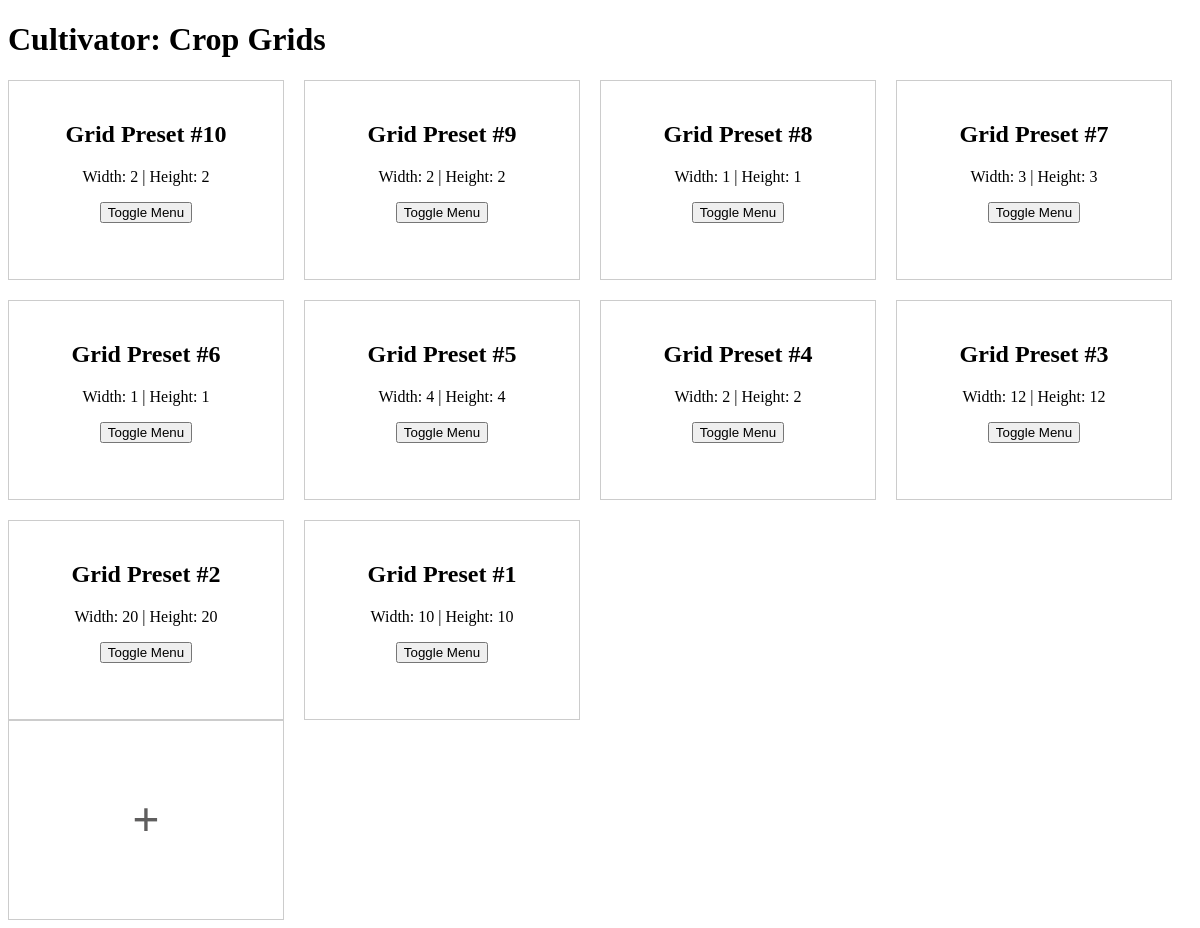
Before: / with the older database file.
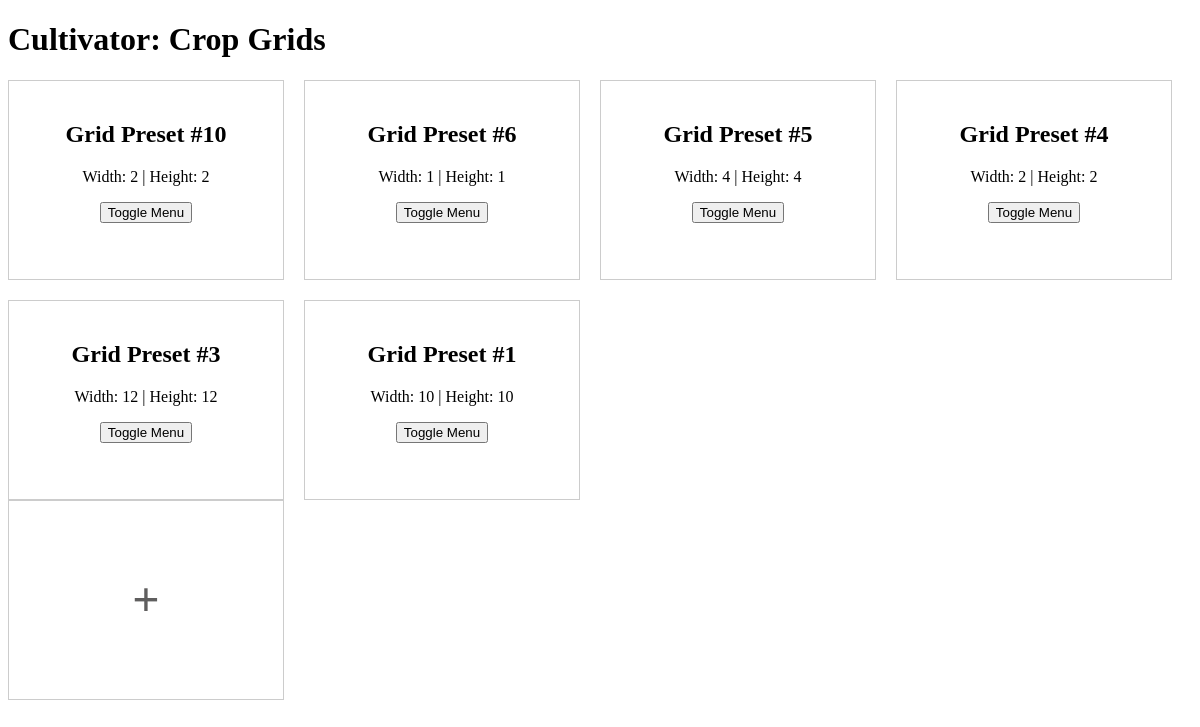
After: the same page with the newer database file.
### tables this page shows
CREATE TABLE crop_grids (
                        id INTEGER PRIMARY KEY AUTOINCREMENT,
                        width INTEGER NOT NULL,
                        height INTEGER NOT NULL
                     );

### main.py (the view)
@app.route('/')
def index():
    db = get_db()
    c = db.cursor()
    c.execute('''SELECT * FROM crop_grids ORDER BY id DESC''')
    grids = c.fetchall()
    return render_template('index.html', grids=grids)

### main.py (called while the page is built)
def get_db():
    db = getattr(g, '_database', None)
    if db is None:
        db = g._database = sqlite3.connect(app.config['DATABASE'])
    return db

@app.teardown_appcontext
def close_connection(exception):
    db = getattr(g, '_database', None)
    if db is not None:
        db.close()

### templates/index.html (shortened to what this page needs)
<!DOCTYPE html>
<html>
<head>
</head>
<body>
    <h1>Cultivator: Crop Grids</h1>
    <div class="grid-container">
        {% for grid in grids %}
            <div class="grid-item" id="grid{{ grid[0] }}">
                <h2>Grid Preset #{{ grid[0] }}</h2>
                <p>Width: {{ grid[1] }} | Height: {{ grid[2] }}</p>
                <button class="toggle-menu">Toggle Menu</button>
            </div>
        {% endfor %}
    </div>
</body>
</html>
        <div class="add-button-container" id="addButton">
            <div class="add-button">+</div>
        </div>
</body>
</html>

### templates/index.html (style rules this page uses)
.grid-container { display: flex; flex-wrap: wrap; gap: 20px; position: relative; }
.grid-item { border: 1px solid #ccc; padding: 20px; width: calc(25% - 20px); height: 200px; box-sizing: border-box; text-decoration: none; color: black; text-align: center; }
.add-button-container { border: 1px solid #ccc; width: calc(25% - 20px); height: 200px; box-sizing: border-box; text-align: center; cursor: pointer; display: flex; justify-content: center; align-items: center; margin-top: 0; margin-left: 0; margin-right: 20px; text-decoration: none; }
.add-button { font-size: 48px; line-height: 1; font-weight: bold; color: rgb(95, 94, 94) }

Changed rows visible on the page:
removed crop_grids: id "9", width "2", height "2"
removed crop_grids: id "8", width "1", height "1"
removed crop_grids: id "7", width "3", height "3"
removed crop_grids: id "2", width "20", height "20"
